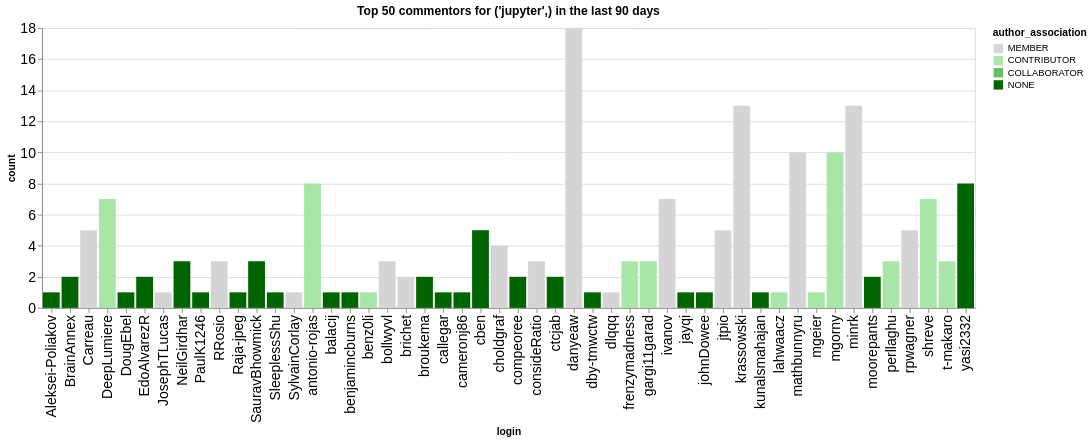

Source (notebook cell):
### Code cell
n_plot = 50
charts = []
for ii, (iorg, idata) in enumerate(commentors.groupby(['org'])):
    title = f"Top {n_plot} commentors for {iorg} in the last {n_days} days"
    idata = idata.groupby('login', as_index=False).agg({'count': 'sum', 'author_association': 'first'})
    idata = idata.sort_values('count', ascending=False).head(n_plot)
    ch = alt.Chart(data=idata.head(n_plot), title=title).mark_bar().encode(
        x='login',
        y='count',
        color=alt.Color('author_association', scale=alt.Scale(domain=author_types, range=author_colors))
    )
    charts.append(ch)
alt.hconcat(*charts)

### Figure 1 — Vega-Lite specification as saved in the notebook (floating-point values rounded to 4 significant figures)
{"config": {"axisLeft": {"labelFontSize": 15}, "axisBottom": {"labelFontSize": 15}}, "hconcat": [{"mark": {"type": "bar"}, "encoding": {"color": {"field": "author_association", "scale": {"domain": ["MEMBER", "CONTRIBUTOR", "COLLABORATOR", "NONE"], "range": ["rgb(211.82745098039214, 211.82745098039214, 211.82745098039214)", "rgb(166.98562091503268, 229.89803921568628, 166.98562091503268)", "rgb(96.37647058823529, 192.75294117647059, 96.37647058823529)", "rgb(0.0, 100.3921568627451, 0.0)"]}, "type": "nominal"}, "x": {"field": "login", "type": "nominal"}, "y": {"field": "count", "type": "quantitative"}}, "title": "Top 50 commentors for ('jupyter',) in the last 90 days"}], "data": {"name": "data-31cd32a9ed5294147292f192f915f57d"}, "$schema": "https://vega.github.io/schema/vega-lite/v5.20.1.json", "datasets": {"data-31cd32a9ed5294147292f192f915f57d": [{"login": "danyeaw", "count": 18, "author_association": "MEMBER"}, {"login": "krassowski", "count": 13, "author_association": "MEMBER"}, {"login": "minrk", "count": 13, "author_association": "MEMBER"}, {"login": "mgorny", "count": 10, "author_association": "CONTRIBUTOR"}, {"login": "mathbunnyru", "count": 10, "author_association": "MEMBER"}, {"login": "antonio-rojas", "count": 8, "author_association": "CONTRIBUTOR"}, {"login": "yasi2332", "count": 8, "author_association": "NONE"}, {"login": "DeepLumiere", "count": 7, "author_association": "CONTRIBUTOR"}, {"login": "shreve", "count": 7, "author_association": "CONTRIBUTOR"}, {"login": "ivanov", "count": 7, "author_association": "MEMBER"}, {"login": "jtpio", "count": 5, "author_association": "MEMBER"}, {"login": "cben", "count": 5, "author_association": "NONE"}, {"login": "Carreau", "count": 5, "author_association": "MEMBER"}, {"login": "rpwagner", "count": 5, "author_association": "MEMBER"}, {"login": "choldgraf", "count": 4, "author_association": "MEMBER"}, {"login": "RRosio", "count": 3, "author_association": "MEMBER"}, {"login": "bollwyvl", "count": 3, "author_association": "MEMBER"}, {"login": "SauravBhowmick", "count": 3, "author_association": "NONE"}, {"login": "perllaghu", "count": 3, "author_association": "CONTRIBUTOR"}, {"login": "t-makaro", "count": 3, "author_association": "CONTRIBUTOR"}, {"login": "frenzymadness", "count": 3, "author_association": "CONTRIBUTOR"}, {"login": "gargi11garad", "count": 3, "author_association": "CONTRIBUTOR"}, {"login": "NeilGirdhar", "count": 3, "author_association": "NONE"}, {"login": "consideRatio", "count": 3, "author_association": "MEMBER"}, {"login": "broukema", "count": 2, "author_association": "NONE"}, {"login": "compeoree", "count": 2, "author_association": "NONE"}, {"login": "ctcjab", "count": 2, "author_association": "NONE"}, {"login": "brichet", "count": 2, "author_association": "MEMBER"}, {"login": "BrainAnnex", "count": 2, "author_association": "NONE"}, {"login": "EdoAlvarezR", "count": 2, "author_association": "NONE"}, {"login": "moorepants", "count": 2, "author_association": "NONE"}, {"login": "dby-tmwctw", "count": 1, "author_association": "NONE"}, {"login": "balacij", "count": 1, "author_association": "NONE"}, {"login": "callegar", "count": 1, "author_association": "NONE"}, {"login": "benz0li", "count": 1, "author_association": "CONTRIBUTOR"}, {"login": "cameronj86", "count": 1, "author_association": "NONE"}, {"login": "SleeplessShu", "count": 1, "author_association": "NONE"}, {"login": "SylvainCorlay", "count": 1, "author_association": "MEMBER"}, {"login": "PaulK1246", "count": 1, "author_association": "NONE"}, {"login": "Aleksei-Poliakov", "count": 1, "author_association": "NONE"}, {"login": "DougEbel", "count": 1, "author_association": "NONE"}, {"login": "JosephTLucas", "count": 1, "author_association": "MEMBER"}, {"login": "Raja-jpeg", "count": 1, "author_association": "NONE"}, {"login": "benjamincburns", "count": 1, "author_association": "NONE"}, {"login": "jayqi", "count": 1, "author_association": "NONE"}, {"login": "dlqqq", "count": 1, "author_association": "MEMBER"}, {"login": "mgeier", "count": 1, "author_association": "CONTRIBUTOR"}, {"login": "lahwaacz", "count": 1, "author_association": "CONTRIBUTOR"}, {"login": "johnDowee", "count": 1, "author_association": "NONE"}, {"login": "kunalsmahajan", "count": 1, "author_association": "NONE"}]}}
